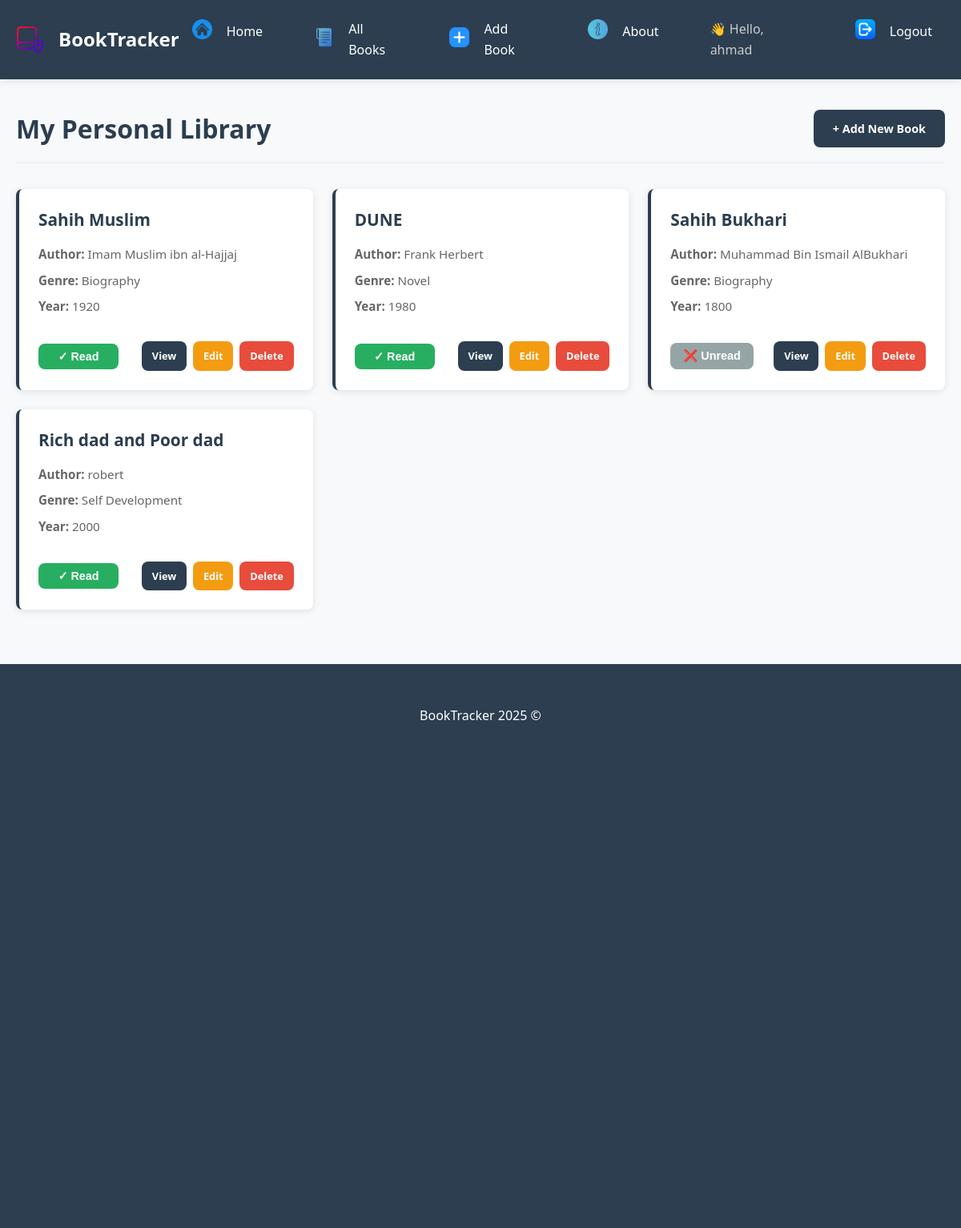
The app's page /books/ (signed in) with its own data.
### main_app/models.py (models this page shows, shortened)
class Book(models.Model):
    GENRE_CHOICES = [
        ('Novel', 'Novel'),
        ('Science Fiction', 'Science Fiction'),
        ('History', 'History'),
        ('Self Development', 'Self Development'),
        ('Biography', 'Biography'),
        ('Literature', 'Literature'),
        ('Poetry', 'Poetry'),
        ('Children', 'Children'),
        ('Other', 'Other'),
    ]
    title = models.CharField(max_length=200)
    author = models.CharField(max_length=100)
    genre = models.CharField(choices=GENRE_CHOICES)
    description = models.TextField(max_length=500)
    publication_year = models.IntegerField(
        validators=[MinValueValidator(1000), MaxValueValidator(2025)] # To select year between 1000 and 2025
    )
    is_read = models.BooleanField(default=False)
    created_at = models.DateTimeField(auto_now_add=True)
    user = models.ForeignKey(
        User,
        on_delete=models.CASCADE,
        null=True,  # temp (we used it to solve makemigrations issue)
        blank=True  # temp
    )
    class Meta:
        ordering = ['-created_at']

### main_app/views.py (the view)
# urls.py: path('books/', BookList.as_view(), name='book_list'),
class BookList(LoginRequiredMixin, ListView):
    model = Book
    template_name = 'books/book_list.html'
    context_object_name = 'books'
    def get_queryset(self):
        return Book.objects.filter(user=self.request.user).order_by('-created_at')

### main_app/templates/books/book_list.html (shortened to what this page needs)
{% extends 'base.html' %}
{% load static %}
{% block extra_css %}
<link rel="stylesheet" href="{% static 'css/book_list.css' %}">
{% endblock %}
{% block content %}
<div class="page-header">
    <h2>My Personal Library</h2>
    <a href="{% url 'book_create' %}" class="btn btn-primary">+ Add New Book</a>
</div>
<div class="books-grid">
    {% for book in books %}
    <div class="book-card">
        <h3 class="book-title">{{ book.title }}</h3>
        <div class="book-meta">
            <p><strong>Author:</strong> {{ book.author }}</p>
            <p><strong>Genre:</strong> {{ book.genre }}</p>
            <p><strong>Year:</strong> {{ book.publication_year }}</p>
        </div>
        <div class="card-actions">
            <form method="post" action="{% url 'toggle_read' book.id %}" class="status-form">
                <button type="submit" class="status-btn {% if book.is_read %}read{% else %}unread{% endif %}">
                    {% if book.is_read %}✓ Read{% else %}❌ Unread{% endif %}
                </button>
            </form>
            <div class="action-buttons">
                <a href="{% url 'book_detail' book.pk %}" class="action-btn primary">View</a>
                <a href="{% url 'book_update' book.pk %}" class="action-btn warning">Edit</a>
                <a href="{% url 'book_delete' book.pk %}" class="action-btn danger">Delete</a>
            </div>
        </div>
    </div>
    {% empty %}
    <div class="empty-state">
        <p class="empty-text">No books in the library yet.</p>
        <a href="{% url 'book_create' %}" class="btn btn-primary">Add First Book</a>
    </div>
    {% endfor %}
</div>
{% endblock %}

### main_app/templates/base.html (shortened to what this page needs)
<!DOCTYPE html>
<html lang="en" dir="ltr">
<head>
    {% load static %}
    <link rel="stylesheet" href="{% static 'css/base.css' %}">
    {% block extra_css %}{% endblock %}
</head>
<body>
    <nav class="navbar">
        <div class="nav-container">
            <a class="navbar-brand" href="{% url 'home' %}">
                <img src="{% static 'images/logo.png' %}" alt="BookTracker Logo"
                     style="height: 35px; width: auto; margin-right: 10px;">
                BookTracker
            </a>
            <div class="navbar-menu" id="navbarMenu">
                <ul class="navbar-nav">
                    <li class="nav-item">
                        <a class="nav-link" href="{% url 'home' %}">
                            <span class="nav-icon">                <img src="{% static 'images/home.png' %}" alt="BookTracker Logo"
                     style="height: 25px; width: auto; margin-right: 10px;"></span> Home
                        </a>
                    </li>
                    <li class="nav-item">
                        <a class="nav-link" href="{% url 'book_list' %}">
                            <span class="nav-icon">                <img src="{% static 'images/list.png' %}" alt="BookTracker Logo"
                     style="height: 25px; width: auto; margin-right: 10px;"></span> All Books
                        </a>
                    </li>
                    <li class="nav-item">
                        <a class="nav-link" href="{% url 'book_create' %}">
                            <span class="nav-icon">                <img src="{% static 'images/add.png' %}" alt="BookTracker Logo"
                     style="height: 25px; width: auto; margin-right: 10px;"></span> Add Book
                        </a>
                    </li>
                    <li class="nav-item">
                        <a class="nav-link" href="{% url 'about' %}">
                            <span class="nav-icon">                <img src="{% static 'images/about.png' %}" alt="BookTracker Logo"
                     style="height: 25px; width: auto; margin-right: 10px;"></span> About
                        </a>
                    </li>
                    {% if user.is_authenticated %}
                    <li class="nav-item">
                        <span class="nav-link" style="color: #ccc;">
                            👋 Hello, {{ user.username }}
                        </span>
                    </li>
                    <li class="nav-item">
                        <a class="nav-link" href="{% url 'logout' %}">
                            <span class="nav-icon">                <img src="{% static 'images/logout.png' %}" alt="BookTracker Logo"
                     style="height: 25px; width: auto; margin-right: 10px;"></span> Logout
                        </a>
                    </li>
                    {% endif %}
                </ul>
            </div>
        </div>
    </nav>
    <div class="container">
    {% block content %}
    {% endblock %}
</div>
    <footer class="footer">
        <div class="container">
            <p class="footer-text">BookTracker 2025 ©</p>
        </div>
    </footer>
</body>
</html>

### main_app/static/css/base.css (style rules this page uses)
:root { --primary-color: #2c3e50; --secondary-color: #3498db; --success-color: #27ae60; --warning-color: #f39c12; --danger-color: #e74c3c; --light-color: #ecf0f1; --dark-color: #2c3e50; --text-color: #333; --border-radius: 8px; --box-shadow: 0 2px 10px rgba(0,0,0,0.1); --transition: all 0.3s ease; }
* { margin: 0; padding: 0; box-sizing: border-box; }
body { font-family: 'Segoe UI', Tahoma, Geneva, Verdana, sans-serif; background-color: #f8f9fa; color: var(--text-color); line-height: 1.6; }
.container { max-width: 1200px; margin: 0 auto; padding: 20px; min-height: 80vh; }
.navbar { background-color: var(--primary-color); padding: 1rem 0; box-shadow: var(--box-shadow); }
.nav-container { max-width: 1200px; margin: 0 auto; padding: 0 20px; display: flex; justify-content: space-between; align-items: center; }
.navbar-brand { color: white; text-decoration: none; font-size: 1.5rem; font-weight: bold; display: flex; align-items: center; gap: 0.5rem; }
.navbar-menu { display: flex; }
.navbar-nav { display: flex; list-style: none; gap: 2rem; }
.nav-link { color: white; text-decoration: none; display: flex; align-items: center; gap: 0.5rem; padding: 0.5rem 1rem; border-radius: var(--border-radius); transition: var(--transition); }
.nav-icon { font-size: 1.1rem; }
.footer { background-color: var(--dark-color); color: white; text-align: center; padding: 2rem 0; margin-top: 3rem; }
.footer-text { margin: 0; }
.btn { padding: 0.75rem 1.5rem; border: none; border-radius: var(--border-radius); text-decoration: none; font-weight: 600; cursor: pointer; transition: var(--transition); display: inline-flex; align-items: center; gap: 0.5rem; font-size: 0.9rem; }
.btn-primary { background-color: var(--primary-color); color: white; }

### main_app/static/css/book_list.css (style rules this page uses)
.page-header { display: flex; justify-content: space-between; align-items: center; margin-bottom: 2rem; padding: 1rem 0; border-bottom: 2px solid var(--light-color); }
.page-header h2 { color: var(--dark-color); margin: 0; font-size: 2rem; }
.books-grid { display: grid; grid-template-columns: repeat(auto-fill, minmax(320px, 1fr)); gap: 1.5rem; margin-top: 2rem; }
.book-card { background: white; border-radius: var(--border-radius); padding: 1.5rem; box-shadow: var(--box-shadow); transition: var(--transition); border-left: 4px solid var(--primary-color); display: flex; flex-direction: column; height: 100%; }
.book-title { color: var(--dark-color); margin-bottom: 1rem; font-size: 1.3rem; line-height: 1.4; }
.book-meta { margin-bottom: 1.5rem; flex-grow: 1; }
.book-meta p { margin-bottom: 0.5rem; color: #666; font-size: 0.95rem; }
.card-actions { display: flex; justify-content: space-between; align-items: center; gap: 1rem; margin-top: auto; }
.status-form { margin: 0; }
.status-btn { padding: 0.5rem 1rem; border: none; border-radius: var(--border-radius); cursor: pointer; font-size: 0.9rem; font-weight: 600; transition: var(--transition); min-width: 100px; }
.status-btn.read { background-color: var(--success-color); color: white; }
.status-btn.unread { background-color: #95a5a6; color: white; }
.action-buttons { display: flex; gap: 0.5rem; }
.action-btn { padding: 0.5rem 0.8rem; border: none; border-radius: var(--border-radius); text-decoration: none; font-size: 0.8rem; font-weight: 600; transition: var(--transition); display: inline-flex; align-items: center; gap: 0.3rem; }
.action-btn.primary { background-color: var(--primary-color); color: white; }
.action-btn.warning { background-color: var(--warning-color); color: white; }
.action-btn.danger { background-color: var(--danger-color); color: white; }

### records on screen
Book: title "Sahih Muslim", author "Imam Muslim ibn al-Hajjaj", genre "Biography", publication_year "1920", is_read "✓ Read"
Book: title "DUNE", author "Frank Herbert", genre "Novel", publication_year "1980", is_read "✓ Read"
Book: title "Sahih Bukhari", author "Muhammad Bin Ismail AlBukhari", genre "Biography", publication_year "1800", is_read "❌ Unread"
Book: title "Rich dad and Poor dad", author "robert", genre "Self Development", publication_year "2000", is_read "✓ Read"

### other values on screen
{{ user.username }} "ahmad"
